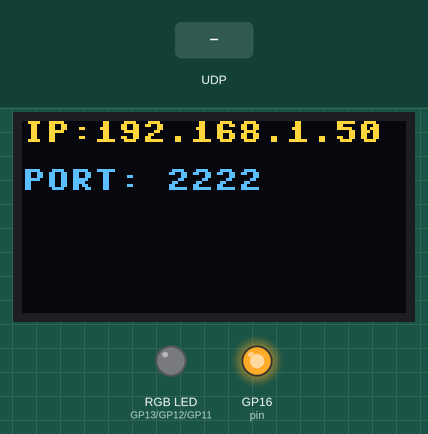
This program was run on a simulated Raspberry Pi Pico running MicroPython. Parts: 128×64 one-colour display, an RGB LED mixed from three pins (HIGH = lit), output pins drawn as LEDs (lit = HIGH). The test bench sets the inputs (shaded band). Dim RGB values are drawn brighter than linear; the OLED is the two-colour kind (top 16 rows yellow); WiFi joins after 1.5 s; what the program prints to the serial console is not drawn.

Above: at 8.3 s.
8.4 s: UDP packet "red" arrives
At 9.2 s:
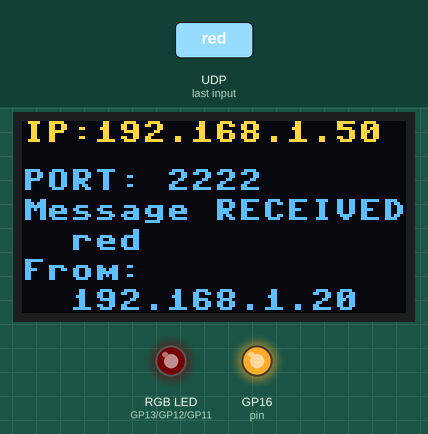
9.9 s: UDP packet "green" arrives
At 10.3 s:
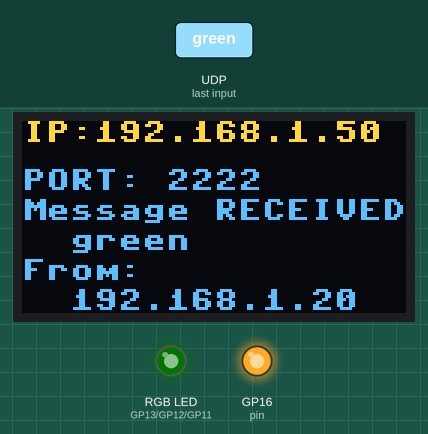
11.4 s: UDP packet "blue" arrives
At 12.6 s:
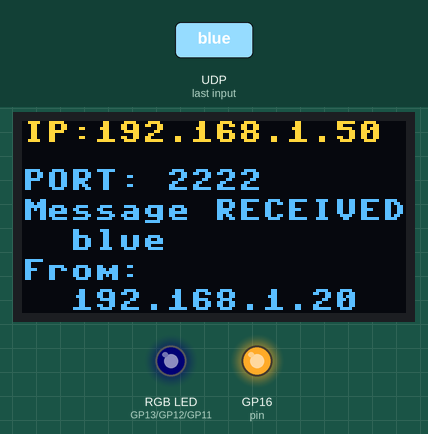
12.9 s: UDP packet "orange" arrives
At 13.8 s:
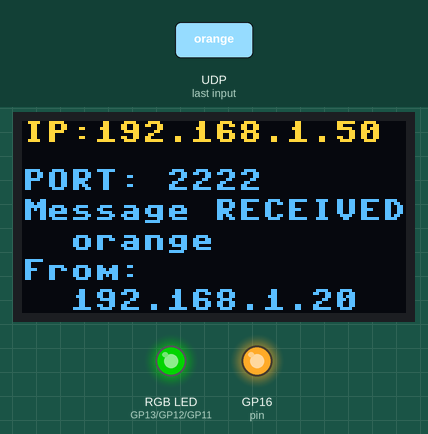
14.4 s: UDP packet "cyan" arrives
At 15.0 s:
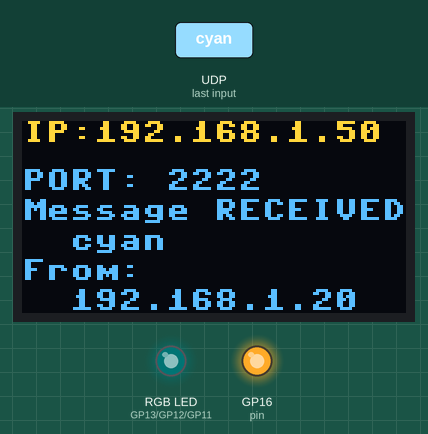
15.9 s: UDP packet "magenta" arrives
At 17.3 s:
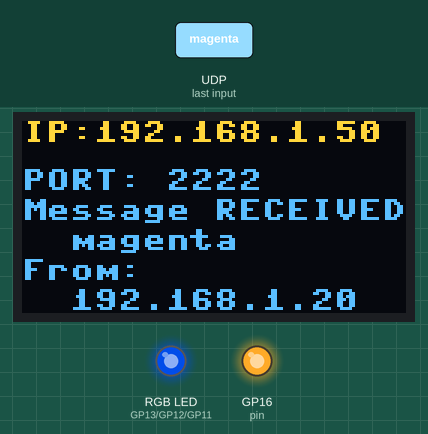
Timing chart, 0 to 18.4 s (numbered marks = the images above; inputs shaded):
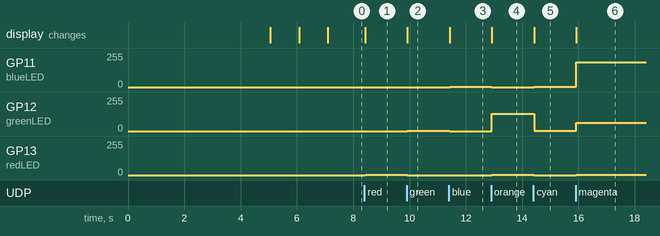

Measured:
- after the input at 8.4 s, GP13 (redLED): 0/255 → 1/255 at once; the display: changes at once (image 1)
- after the input at 9.9 s, GP12 (greenLED): 0/255 → 1/255 at once; GP13 (redLED): 1/255 → 0/255 at once; the display: changes at once (image 2)
- after the input at 11.4 s, GP11 (blueLED): 0/255 → 1/255 at once; GP12 (greenLED): 1/255 → 0/255 at once; the display: changes at once (image 3)
- after the input at 12.9 s, GP11 (blueLED): 1/255 → 0/255 at once; GP12 (greenLED): 0/255 → 128/255 at once; GP13 (redLED): 0/255 → 1/255 at once; the display: changes at once (image 4)
- after the input at 14.4 s, GP11 (blueLED): 0/255 → 1/255 at once; GP12 (greenLED): 128/255 → 1/255 at once; GP13 (redLED): 1/255 → 0/255 at once; the display: changes at once (image 5)
- after the input at 15.9 s, GP11 (blueLED): 1/255 → 184/255 at once; GP12 (greenLED): 1/255 → 61/255 at once; GP13 (redLED): 0/255 → 1/255 at once; the display: changes at once (image 6)

The program:

rgbServerV2.py
```python
#When we communicate over Wi-Fi /Ethernet in python we talk over a socket. Client and server connect over socket
import socket
import time
import network

import machine
from machine import PWM,Pin
import ssd1306

time.sleep(5)

#RGB LED SETUP
redPin=13
greenPin=12
bluePin=11

redLED=PWM(Pin(redPin))
greenLED=PWM(Pin(greenPin))
blueLED=PWM(Pin(bluePin))

redLED.freq(1000)
redLED.duty_u16(0) #Off to begin with

greenLED.freq(1000)
greenLED.duty_u16(0) ##Off to begin with

blueLED.freq(1000)
blueLED.duty_u16(0)


#OLED DISPLAY SETUP

i2c = machine.SoftI2C(scl=machine.Pin(15), sda=machine.Pin(14))

pin = machine.Pin(16, machine.Pin.OUT)
pin.value(0) #set GPIO16 low to reset OLED
pin.value(1) #while OLED is running, must set GPIO16 in high

oled_width = 128
oled_height = 64
oled = ssd1306.SSD1306_I2C(oled_width, oled_height, i2c)


#WIFI SETUP

#Creating a wi-fi network with this command
wifi=network.WLAN(network.STA_IF)
#Activating wifi network
wifi.active(True)

#Telling wifi object to connect to wifi network
wifi.connect('SKYTNSH7','AdSV8hu1reAb')

count=0
while wifi.isconnected()==False:
    print('Waiting for connection...')
    oled.text('...Waiting',0,0)
    oled.text(str(count),0,16)
    oled.show()
    time.sleep(1)
    count=count+1
    oled.fill(0)

oled.fill(0)

#Requesting IP address from server
wifiInfo=wifi.ifconfig()

#The first IP address printed is the IP address of the server
print(wifiInfo)

#The IP address we want is the first one in the wifiInfo array
ServerIP=wifiInfo[0]

#Need to agree on a port for that IP address to talk on
ServerPort=2222

#How big of a packet we are sending back and fourth (1024 bytes)
bufferSize=1024
#Need to create a socket with UDP protocol which will talk over
UDPServer=socket.socket(socket.AF_INET,socket.SOCK_DGRAM)
#Need to connect UDP server with specific IP address
UDPServer.bind((ServerIP,ServerPort))
oled.text('IP:'+str(ServerIP),0,0)
oled.text('PORT: '+str(ServerPort),0,16)
oled.show()

print('UDP Server Up and Waiting...')

#The server has now been created, it now needs to wait for someone to request something
while True:
    oled.text('IP:'+str(ServerIP),0,0)
    oled.text('PORT: '+str(ServerPort),0,16)

    message,address=UDPServer.recvfrom(bufferSize) #The message is what it is asking for and the address is who is asking
    messageDecoded=message.decode('utf-8')
    oled.text('Message RECEIVED: ',0,26)
    oled.text(str(messageDecoded),16,36)
    oled.text('From:',0,46)
    #Given address by that UDPServer.recfrom method
    oled.text(str(address[0]),16,56)
    oled.show()
    oled.fill(0)


    #Sending back confirmation to the client
    dataString='Received  your command: '+messageDecoded
    dataStringEncoded=dataString.encode('utf-8')
    UDPServer.sendto(dataStringEncoded,address)

    if messageDecoded=='red':
        redLED.duty_u16(65550)
        greenLED.duty_u16(0)
        blueLED.duty_u16(0)

    if messageDecoded=='green':
        redLED.duty_u16(0)
        greenLED.duty_u16(65550)
        blueLED.duty_u16(0)

    if messageDecoded=='blue':
        redLED.duty_u16(0)
        greenLED.duty_u16(0)
        blueLED.duty_u16(65550)

    if messageDecoded=='orange':
        redLED.duty_u16(65550)
        greenLED.duty_u16(32775)
        blueLED.duty_u16(0)

    if messageDecoded=='cyan':
        redLED.duty_u16(0)
        greenLED.duty_u16(65550)
        blueLED.duty_u16(65550)

    if messageDecoded=='magenta':
        redLED.duty_u16(65550)
        greenLED.duty_u16(15720)
        blueLED.duty_u16(47160)

    if messageDecoded=='yellow':
        redLED.duty_u16(65550)
        greenLED.duty_u16(65550)
        blueLED.duty_u16(0)

    if messageDecoded=='white':
        redLED.duty_u16(65550)
        greenLED.duty_u16(65550)
        blueLED.duty_u16(65550)

    if messageDecoded=='off':
        redLED.duty_u16(0)
        greenLED.duty_u16(0)
        blueLED.duty_u16(0)


    
```
